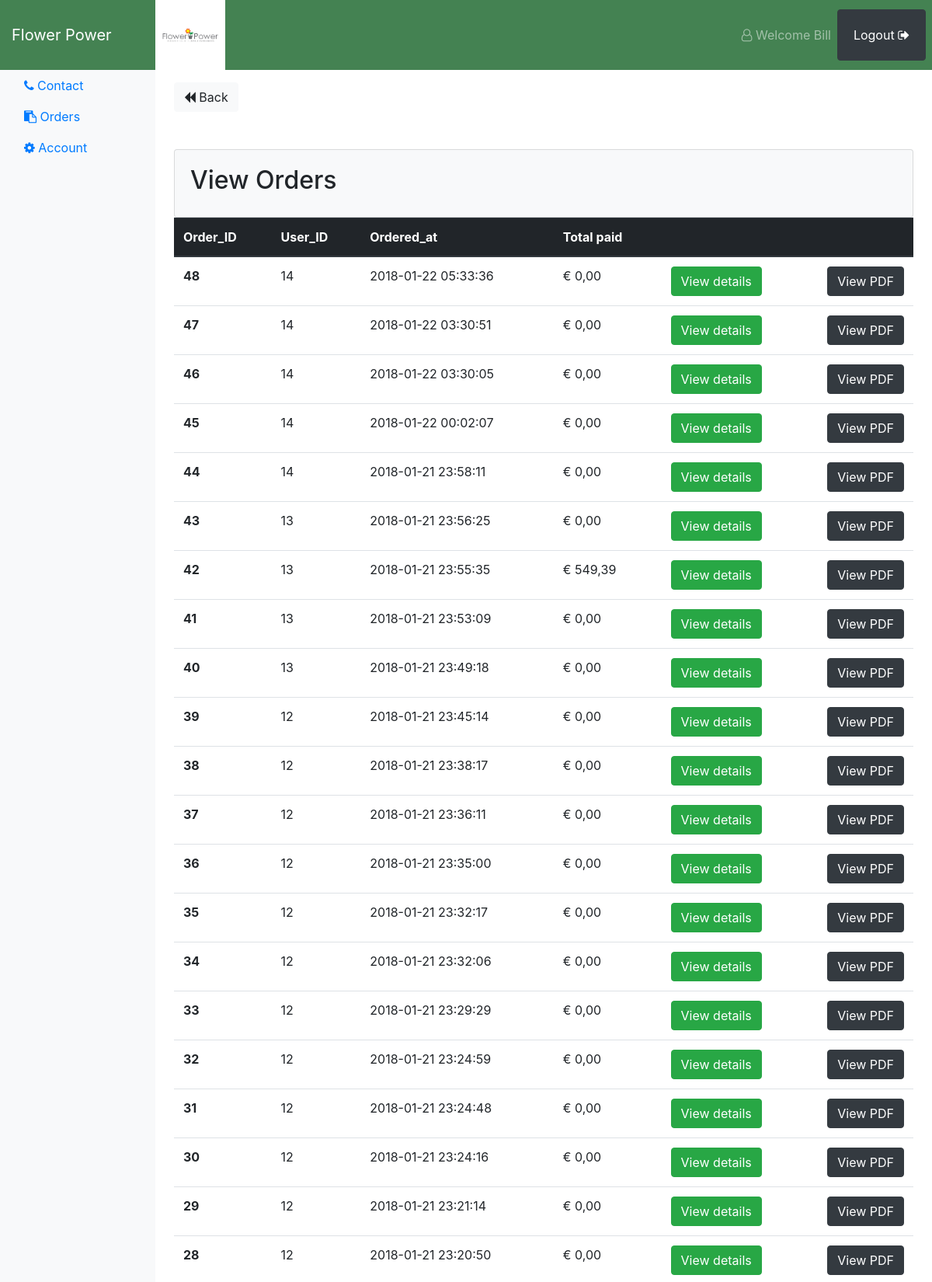
Page /orders (signed in, upper part) on the committed database.
### tables this page shows
CREATE TABLE `users` (
  `id` int(11) NOT NULL,
  `name` varchar(255) NOT NULL,
  `email` varchar(255) NOT NULL,
  `password` varchar(255) NOT NULL,
  `created_at` datetime NOT NULL DEFAULT CURRENT_TIMESTAMP,
  `role` varchar(255) NOT NULL,
  `voorletters` varchar(255) NOT NULL,
  `tussenvoegsel` varchar(255) NOT NULL,
  `achternaam` varchar(255) NOT NULL,
  `adres` varchar(255) NOT NULL,
  `postcode` varchar(255) NOT NULL,
  `woonplaats` varchar(255) NOT NULL,
  `geboortedatum` date NOT NULL
);

CREATE TABLE `completed_orders` (
  `id` int(11) NOT NULL,
  `user_id` int(11) NOT NULL,
  `ordered_at` timestamp NOT NULL DEFAULT CURRENT_TIMESTAMP ON UPDATE CURRENT_TIMESTAMP
);

### app/libraries/Core.php (called while the page is built, shortened)
<?php
class Core{
    protected $currentMethod = 'index';
    public function __construct(){
        $url = $this->getUrl();
        if(file_exists('../app/controllers/' . ucwords($url[0]).'.php')){
            unset($url[0]);
        }
        $this->currentController =  new $this->currentController;
        $this->params = $url ? array_values($url) : [];
        call_user_func_array([$this->currentController, $this->currentMethod], $this->params);
    }
    public function getUrl(){
        if(isset($_GET['url'])){
            $url = trim($_GET['url'], '/');
            $url = filter_var($url, FILTER_SANITIZE_URL);
            $url = explode('/', $url);
            return $url;
        }
    }
}

### public/index.php (called while the page is built, shortened)
<?php
$init = new Core;

### app/libraries/Database.php (called while the page is built, shortened)
<?php
    class Database {
        private $host = DB_HOST;
        private $user = DB_USER;
        private $pass = DB_PASS;
        private $dbname = DB_NAME;
        private $dbh;
        private $stmt;
        public function __construct(){
            $dsn = 'mysql:host=' . $this->host . ';dbname=' . $this->dbname;
            $options = array(
                PDO::ATTR_PERSISTENT => true,
                PDO::ATTR_ERRMODE => PDO::ERRMODE_EXCEPTION
            );
            try{
                $this->dbh = new PDO($dsn, $this->user, $this->pass, $options);
            } catch(PDOException $e){
                $this->error = $e->getMessage();
                echo $this->error;
            }
        }
        public function query($sql){
            $this->stmt = $this->dbh->prepare($sql);
        }
        public function bind($param, $value, $type = null){
            if(is_null($type)){
                switch (true){
                    default:
                    $type = PDO::PARAM_STR;
                }
            }
            $this->stmt->bindValue($param, $value, $type);
        }
        public function execute(){
            return $this->stmt->execute();
        }
        public function resultSet(){
            $this->execute();
            return $this->stmt->fetchAll(PDO::FETCH_OBJ);
        }
        public function single(){
            $this->execute();
            return $this->stmt->fetch(PDO::FETCH_OBJ);
        }
    }

### app/models/User.php (called while the page is built, shortened)
<?php
    class User {
        private $db;
        public function __construct(){
            $this->db = new Database;
        }
         public function getUserById($id){
            $this->db->query('SELECT * FROM users WHERE id = :id');
            $this->db->bind(':id', $id);
            $row = $this->db->single();
            return $row;
        }
    }

### app/models/Order.php (called while the page is built, shortened)
<?php
    class Order{
        private $db;
        public function __construct(){
            $this->db = new Database;
        }
        public function getOrders(){
            $this->db->query('SELECT *,
                              completed_orders.id as orderId,
                              completed_orders.ordered_at as orderTime,
                              users.id as userId
                              FROM completed_orders
                              INNER JOIN users
                              ON completed_orders.user_id = users.id
                              ORDER BY completed_orders.id DESC
                              ');
            $results = $this->db->resultSet();
            return $results;
        }
        public function getTotalPrice($id){
            $this->db->query('SELECT
            order_details.id as orderDetailsId,
            SUM(order_details.product_price  * order_details.quantity) as totalPaid
            FROM order_details WHERE completed_orders_id = :id');
            $this->db->bind(':id', $id);
            $results = $this->db->resultSet();
            return $results;
        }
    }

### app/views/orders/index.php (the view, shortened to what this page needs)
    <?php require APPROOT . '/views/inc/header.php'; ?>
    <a href="<?php echo URLROOT; ?>/products" class="btn btn-light"><i class="fa fa-backward"></i> Back</a>
    <div class="card card-body bg-light mt-5">
        <h2>View Orders</h2>
    </div>
    <table class="table">
  <thead class="thead-dark">
    <tr>
      <th scope="col">Order_ID</th>
      <th scope="col">User_ID</th>
      <th scope="col">Ordered_at</th>
      <th scope="col">Total paid</th>
      <th scope="col"></th>
    </tr>
  </thead>
  <tbody>
    <?php foreach($data['orders'] as $order) :?>
    <tr>
      <th scope="row"><?php echo $order->orderId ?></th>
      <td><?php echo $order->userId ?></td>
      <td><?php echo $order->orderTime ?></td>
      <td>&euro; <?php
      $details = $this->orderModel->getTotalPrice($order->orderId);
      foreach($details as $row){
          $result = number_format($row->totalPaid, 2, ',', '');
      }
      echo $result;
      ?></td>
      <td>
      <a class="btn btn-dark pull-right" href="<?php echo URLROOT; ?>/orders/pdf/<?php echo $order->orderId ?>">View PDF<a/>
      <a class="btn btn-success " href="<?php echo URLROOT; ?>/orders/details/<?php echo $order->orderId ?>">View details<a/></td>
    </tr>
<?php endforeach; ?>
  </tbody>
</table>
<?php require APPROOT . '/views/inc/footer.php'; ?>

### app/views/inc/navbar.php (shortened to what this page needs)
        <nav class="navbar navbar-dark sticky-top bg-dark flex-md-nowrap p-0">
          <a class="navbar-brand col-sm-3 col-md-2 mr-0" href="<?php echo URLROOT; ?>/pages/index"><?php echo SITENAME; ?></a>
          <img class="d-block" width="90px" src="<?php echo URLROOT ?>/img/flowerpowerlogo.png" alt="logo">
        <?php if(isset($_SESSION['user_id']) && $_SESSION['user_role'] === 'medewerker' || isset($_SESSION['user_id']) && $_SESSION['user_role'] === 'klant' ) : ?>
          <ul class="navbar-nav flex-row ml-md-auto d-none d-md-flex">
              <li class="nav-item text-nowrap">
                <a class="nav-link mr-md-2" href="#"><i class="fa fa-user-o" aria-hidden="true"></i> Welcome <?php  $id = $_SESSION['user_id'];
                $user = $this->userModel->getUserById($id); echo $user->name; ?></a>
              </li>
          </ul>
          <ul class="navbar-nav pull-left">
              <li class="nav-item text-nowrap">
                <a class="nav-link mr-md-2 btn btn-dark" style="color: white !important;padding: 20px !important" href="<?php echo URLROOT; ?>/users/logout">Logout <i class="fa fa-sign-out" aria-hidden="true"></i></a>
              </li>
          </ul>
        </nav>
    <?php endif;?>
    <div class="container-fluid">
      <div class="row">
        <nav class="col-md-2 d-none d-md-block bg-light sidebar">
          <div class="sidebar-sticky">
            <ul class="nav flex-column">
              <li class="nav-item">
                  <a class="nav-link" href="<?php echo URLROOT; ?>/pages/contact"><i class="fa fa-phone" aria-hidden="true"></i> Contact </a>
              </li>
         <?php if(isset($_SESSION['user_id']) && $_SESSION['user_role'] === 'medewerker' ) : ?>
              <li class="nav-item text-nowrap">
                <a class="nav-link" href="<?php echo URLROOT; ?>/orders"><i class="fa fa-clipboard" aria-hidden="true"></i> Orders</a>
              </li>
              <li class="nav-item text-nowrap">
                <a class="nav-link" href="<?php echo URLROOT; ?>/accounts"><i class="fa fa-cog" aria-hidden="true"></i> Account</a>
              </li>
            </ul>
    <?php endif; ?>
          </div>
        </nav>
<main role="main" class="col-md-9 ml-sm-auto col-lg-10 pt-3 px-4">

### public/css/style.css (style rules this page uses)
.bg-dark { background-color: #448252!important; }

### rows in the picture
users: name "Bill"
completed_orders: id "48", user "14", ordered_at "2018-01-22 05:33:36", result "0,00"
completed_orders: id "47", user "14", ordered_at "2018-01-22 03:30:51", result "0,00"
completed_orders: id "46", user "14", ordered_at "2018-01-22 03:30:05", result "0,00"
completed_orders: id "45", user "14", ordered_at "2018-01-22 00:02:07", result "0,00"
completed_orders: id "44", user "14", ordered_at "2018-01-21 23:58:11", result "0,00"
completed_orders: id "43", user "13", ordered_at "2018-01-21 23:56:25", result "0,00"
completed_orders: id "42", user "13", ordered_at "2018-01-21 23:55:35", result "549,39"
completed_orders: id "41", user "13", ordered_at "2018-01-21 23:53:09", result "0,00"
completed_orders: id "40", user "13", ordered_at "2018-01-21 23:49:18", result "0,00"
completed_orders: id "39", user "12", ordered_at "2018-01-21 23:45:14", result "0,00"
completed_orders: id "38", user "12", ordered_at "2018-01-21 23:38:17", result "0,00"
completed_orders: id "37", user "12", ordered_at "2018-01-21 23:36:11", result "0,00"
completed_orders: id "36", user "12", ordered_at "2018-01-21 23:35:00", result "0,00"
completed_orders: id "35", user "12", ordered_at "2018-01-21 23:32:17", result "0,00"
completed_orders: id "34", user "12", ordered_at "2018-01-21 23:32:06", result "0,00"
completed_orders: id "33", user "12", ordered_at "2018-01-21 23:29:29", result "0,00"
completed_orders: id "32", user "12", ordered_at "2018-01-21 23:24:59", result "0,00"
completed_orders: id "31", user "12", ordered_at "2018-01-21 23:24:48", result "0,00"
completed_orders: id "30", user "12", ordered_at "2018-01-21 23:24:16", result "0,00"
completed_orders: id "29", user "12", ordered_at "2018-01-21 23:21:14", result "0,00"
completed_orders: id "28", user "12", ordered_at "2018-01-21 23:20:50", result "0,00"

### other values in the picture
SITENAME "Flower Power"
